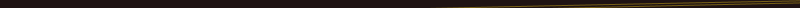
Frame 1 (no input)
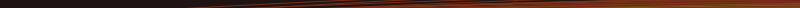
Frame 60 (the mouse pressed at the canvas centre just before this capture)
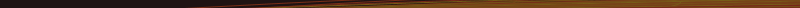
Frame 120 (the mouse held since frame 60 and released just before this capture)

The Processing sketch that drew these frames (run headless with seeded random() and noise(); from frame 60 on, the mouse is pressed at the canvas centre):

// Processing sketch: hw1e
// ── hw1e.pde
Walker w;

void setup () {
  size(800, 8
  00);
  w = new Walker();
  colorMode(HSB, 360, 100, 200, 100);
  background(0, 40, 25);
  frameRate(30);
}

void draw() {
  w.step();
  w.render();
}

// ── walker.pde
class Walker {
  int x, y;
  float brownHue;

  Walker() {
    x = width/2;
    y = height/2;
  }


  void render() {
    println("render time:"+frameCount+" x:"+x+" y:"+y+" bh:"+brownHue);
    noFill();
    stroke(brownHue, 80, 93);
    strokeWeight(1);
    //    ellipse(width/2, height/2, x, y);
    beginShape();
    curveVertex(x, y);
    curveVertex(84, 91);
    curveVertex(x, y);
    curveVertex(68, 19);
    curveVertex(21, 17);
    curveVertex(x, y);
    curveVertex(32, 100);
    endShape();
  }

  void step() {
    float vx = random(-5, 5);
    float vy = random(-5, 5);
    x += vx;
    y += vy;

    brownHue = random(0, 48);
    println("\n\nstep1 time:"+frameCount+" x:"+x+" y:"+y+" bh:"+brownHue);
    x= constrain(x, 0, width-1);
    y= constrain(y, 0, height-1); 
    float nx=noise(frameCount)*3;
    float ny=noise(frameCount)*3;
    println("step2 time:"+frameCount+" x:"+x+" nx:"+nx+" y:"+y+" ny:"+ny+" bh:"+brownHue);
    x *= nx;
    x *= 2;
    y *= ny;

    println("step3 time:"+frameCount+" x:"+x+" y:"+y+" bh:"+brownHue);
  }
}
